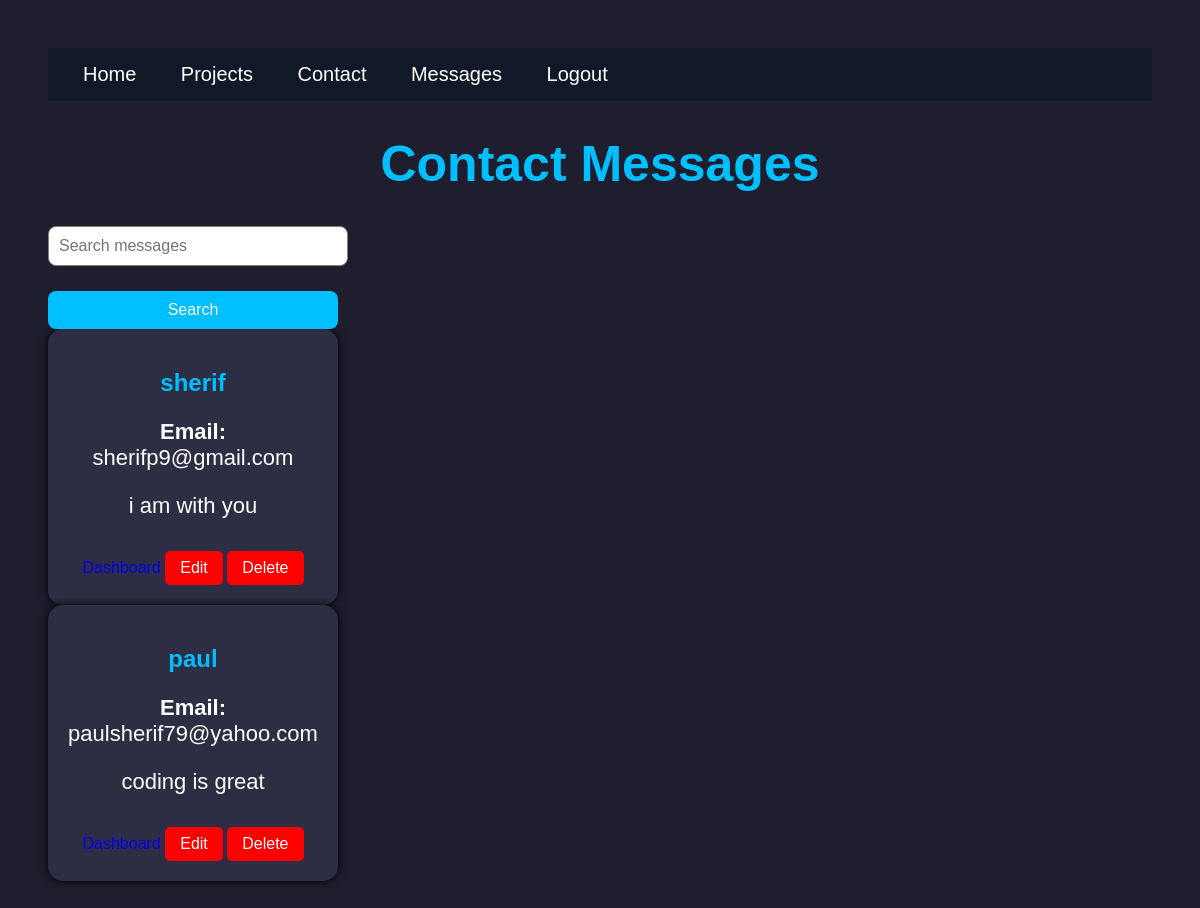
Screenshot of /messages (signed in) with the database file from the repository.
### app.py (models this page shows)
class ContactMessage(db.Model):
    id = db.Column(db.Integer, primary_key=True)
    name = db.Column(db.String(100))
    email = db.Column(db.String(100))
    message = db.Column(db.Text)

### app.py (the view)
@app.route("/messages")
def messages():
    if not session.get("user"):
        flash("Please login first")
        return redirect("/login")
    user = User.query.filter_by(
        username=session["user"]
    ).first()
    if not user or user.role != "admin":
        flash("Access denied")
        return redirect("/")
    search = request.args.get("search")
    if search:
        all_messages = ContactMessage.query.filter(
            ContactMessage.name.contains(search) |
            ContactMessage.email.contains(search) |
            ContactMessage.message.contains(search)
        ).all()
    else:
        all_messages = ContactMessage.query.all()
    return render_template(
        "messages.html",
        messages=all_messages
    )

### templates/messages.html (shortened to what this page needs)
<!DOCTYPE html>
<html>
<head>
    <link rel="stylesheet"
          href="{{ url_for('static',
          filename='style.css') }}">
</head>
<body>
    <nav>
        <div>
            <a href="/">Home</a>
            <a href="/projects">Projects</a>
            <a href="/contact">Contact</a>
            <a href="/messages">Messages</a>
            <a href="/logout">Logout</a>
        </div>
    </nav>
    <div class="container">
        <h1>Contact Messages</h1>
        <form method="GET">
            <input type="text"
                    name="search"
                    placeholder="Search messages">
        <button type="submit">
            Search
        </button>
        </form>
        {% for message in messages %}
        <div class="project-card">
            <h2>{{ message.name }}</h2>
            <p><strong>Email:</strong>
               {{ message.email }}</p>
            <p>{{ message.message }}</p>
            <a href="/dashboard">Dashboard</a>
            <a href="/edit_message/{{ message.id }}"
                class="delete-btn">
                Edit
            </a>
            <a href="/delete_message/{{ message.id }}"
                class="delete-btn">
                Delete
            </a>
        </div>
        {% endfor %}
    </div>
</body>
</html>

### static/style.css (style rules this page uses)
body { background-color: #1e1e2f; color: white; font-family: Arial; text-align: center; padding: 40px; }
h1 { color: #00bfff; font-size: 50px; }
p { font-size: 22px; }
nav { background-color: #111827; padding: 15px; margin-bottom: 30px; display: flex; justify-content: space-between; align-items: center; position: sticky; top: 0; z-index: 1000; }
nav a { color: white; text-decoration: none; margin: 20px; font-size: 20px; }
.project-card { background-color: #2d2d44; width: 250px; padding: 20px; border-radius: 15px; box-shadow: 0px 0px 10px black; transition: transform 0.3s, box-shadow 0.3s; }
.project-card h2 { color: #00bfff; }
button { background-color: #00bfff; color: white; border: none; padding: 10px 20px; border-radius: 8px; cursor: pointer; font-size: 16px; margin-top: 10px; transition: 0.3s; margin-right: 10px; }
form { display: flex; flex-direction: column; width: 300px; gap: 15px; }
input, textarea { padding: 10px; border-radius: 8px; border: 1px solid gray; font-size: 16px; }
body { animation: fadeIn 1s ease-in; }
.project-card a { text-decoration: none; }
.delete-btn { color: white; background: red; padding: 8px 15px; text-decoration: none; border-radius: 5px; display: inline-block; margin-top: 10px; }

### rows the page displays
ContactMessage: name "sherif", email "sherifp9@gmail.com", message "i am with you"
ContactMessage: name "paul", email "paulsherif79@yahoo.com", message "coding is great"
